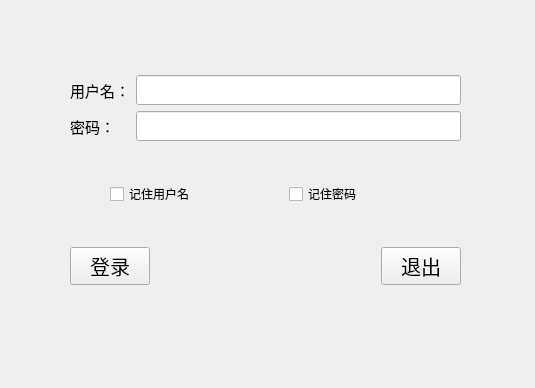
<?xml version="1.0" encoding="UTF-8"?>
<ui version="4.0">
 <class>Sign</class>
 <widget class="QMainWindow" name="Sign">
  <property name="geometry">
   <rect>
    <x>0</x>
    <y>0</y>
    <width>535</width>
    <height>388</height>
   </rect>
  </property>
  <property name="minimumSize">
   <size>
    <width>535</width>
    <height>388</height>
   </size>
  </property>
  <property name="maximumSize">
   <size>
    <width>535</width>
    <height>388</height>
   </size>
  </property>
  <property name="windowTitle">
   <string>登录</string>
  </property>
  <widget class="QWidget" name="centralwidget">
   <widget class="QWidget" name="">
    <property name="geometry">
     <rect>
      <x>70</x>
      <y>40</y>
      <width>391</width>
      <height>281</height>
     </rect>
    </property>
    <layout class="QVBoxLayout" name="verticalLayout" stretch="1000,0,0">
     <item>
      <layout class="QGridLayout" name="gridLayout">
       <item row="0" column="0">
        <widget class="QLabel" name="label">
         <property name="font">
          <font>
           <pointsize>11</pointsize>
          </font>
         </property>
         <property name="text">
          <string>用户名：</string>
         </property>
        </widget>
       </item>
       <item row="0" column="1">
        <widget class="QLineEdit" name="lineEdit_name">
         <property name="sizePolicy">
          <sizepolicy hsizetype="Expanding" vsizetype="Fixed">
           <horstretch>0</horstretch>
           <verstretch>0</verstretch>
          </sizepolicy>
         </property>
         <property name="minimumSize">
          <size>
           <width>0</width>
           <height>30</height>
          </size>
         </property>
         <property name="font">
          <font>
           <pointsize>11</pointsize>
          </font>
         </property>
        </widget>
       </item>
       <item row="1" column="0">
        <widget class="QLabel" name="label_2">
         <property name="font">
          <font>
           <pointsize>11</pointsize>
          </font>
         </property>
         <property name="text">
          <string>密码：</string>
         </property>
        </widget>
       </item>
       <item row="1" column="1">
        <widget class="QLineEdit" name="lineEdit_password">
         <property name="sizePolicy">
          <sizepolicy hsizetype="Expanding" vsizetype="Fixed">
           <horstretch>0</horstretch>
           <verstretch>0</verstretch>
          </sizepolicy>
         </property>
         <property name="minimumSize">
          <size>
           <width>0</width>
           <height>30</height>
          </size>
         </property>
         <property name="font">
          <font>
           <pointsize>11</pointsize>
          </font>
         </property>
         <property name="echoMode">
          <enum>QLineEdit::PasswordEchoOnEdit</enum>
         </property>
        </widget>
       </item>
      </layout>
     </item>
     <item>
      <layout class="QHBoxLayout" name="horizontalLayout">
       <item>
        <spacer name="horizontalSpacer_4">
         <property name="orientation">
          <enum>Qt::Horizontal</enum>
         </property>
         <property name="sizeType">
          <enum>QSizePolicy::Fixed</enum>
         </property>
         <property name="sizeHint" stdset="0">
          <size>
           <width>40</width>
           <height>20</height>
          </size>
         </property>
        </spacer>
       </item>
       <item>
        <widget class="QCheckBox" name="checkBox_name">
         <property name="sizePolicy">
          <sizepolicy hsizetype="Minimum" vsizetype="Fixed">
           <horstretch>0</horstretch>
           <verstretch>0</verstretch>
          </sizepolicy>
         </property>
         <property name="text">
          <string>记住用户名</string>
         </property>
        </widget>
       </item>
       <item>
        <widget class="QCheckBox" name="checkBox_password">
         <property name="sizePolicy">
          <sizepolicy hsizetype="Minimum" vsizetype="Fixed">
           <horstretch>0</horstretch>
           <verstretch>0</verstretch>
          </sizepolicy>
         </property>
         <property name="text">
          <string>记住密码</string>
         </property>
        </widget>
       </item>
      </layout>
     </item>
     <item>
      <layout class="QHBoxLayout" name="horizontalLayout_2">
       <item>
        <widget class="QPushButton" name="pushButton_signin">
         <property name="font">
          <font>
           <pointsize>15</pointsize>
          </font>
         </property>
         <property name="text">
          <string>登录</string>
         </property>
        </widget>
       </item>
       <item>
        <spacer name="horizontalSpacer">
         <property name="orientation">
          <enum>Qt::Horizontal</enum>
         </property>
         <property name="sizeHint" stdset="0">
          <size>
           <width>40</width>
           <height>20</height>
          </size>
         </property>
        </spacer>
       </item>
       <item>
        <widget class="QPushButton" name="pushButton_exit">
         <property name="font">
          <font>
           <pointsize>15</pointsize>
          </font>
         </property>
         <property name="text">
          <string>退出</string>
         </property>
        </widget>
       </item>
      </layout>
     </item>
    </layout>
   </widget>
  </widget>
  <action name="exportLogAction">
   <property name="text">
    <string>导出日志</string>
   </property>
  </action>
  <action name="aboutAction">
   <property name="text">
    <string>关于</string>
   </property>
  </action>
 </widget>
 <resources/>
 <connections/>
</ui>
